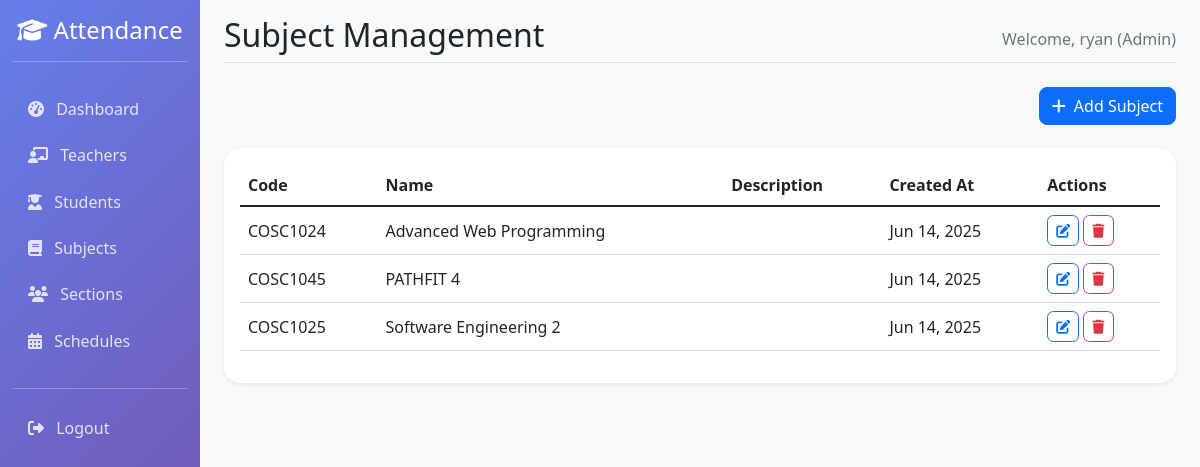
Page /admin-portal/subjects/ (signed in) on the committed database.
### webapp/models.py (models this page shows, shortened)
class CustomUser(AbstractUser):
    USER_TYPE_CHOICES = [
        ('admin', 'Admin'),
        ('teacher', 'Teacher'),
        ('student', 'Student'),
    ]
    email = models.EmailField(unique=True)
    user_type = models.CharField(max_length=10, choices=USER_TYPE_CHOICES)
    middle_name = models.CharField(max_length=150, blank=True)
    USERNAME_FIELD = 'email'
    REQUIRED_FIELDS = ['username', 'first_name', 'last_name', 'user_type']

class Subject(models.Model):
    id = models.UUIDField(primary_key=True, default=uuid.uuid4, editable=False)
    name = models.CharField(max_length=100)
    code = models.CharField(max_length=20, unique=True)
    description = models.TextField(blank=True)
    created_at = models.DateTimeField(auto_now_add=True)

### webapp/admin_views.py (the view)
# urls.py: path('subjects/', admin_views.subject_list, name='subject_list'),
@login_required
def subject_list(request):
    if request.user.user_type != 'admin':
        return redirect('login')
    subjects = Subject.objects.all().order_by('name')
    context = {
        'subjects': subjects
    }
    return render(request, 'webapp/admin/subject_list.html', context)

### webapp/templates/webapp/admin/subject_list.html (shortened to what this page needs)
{% extends 'webapp/base.html' %}
{% block page_title %}Subject Management{% endblock %}
{% block content %}
<div class="row">
    <div class="col-12 mb-4">
        <div class="d-flex justify-content-end">
            <button type="button" class="btn btn-primary" data-bs-toggle="modal" data-bs-target="#addSubjectModal">
                <i class="fas fa-plus me-2"></i>Add Subject
            </button>
        </div>
    </div>
    <div class="col-12">
        <div class="card">
            <div class="card-body">
                <div class="table-responsive">
                    <table class="table" id="subject-table">
                        <thead>
                            <tr>
                                <th>Code</th>
                                <th>Name</th>
                                <th>Description</th>
                                <th>Created At</th>
                                <th>Actions</th>
                            </tr>
                        </thead>
                        <tbody>
                            {% for subject in subjects %}
                            <tr>
                                <td>{{ subject.code }}</td>
                                <td>{{ subject.name }}</td>
                                <td>{{ subject.description|truncatechars:50 }}</td>
                                <td>{{ subject.created_at|date:"M d, Y" }}</td>
                                <td>
                                    <button type="button" class="btn btn-sm btn-outline-primary"
                                            onclick='editSubject({
                                                id: "{{ subject.id }}",
                                                code: "{{ subject.code|escapejs }}",
                                                name: "{{ subject.name|escapejs }}",
                                                description: "{{ subject.description|default:""|escapejs }}"
                                            })'>
                                        <i class="fas fa-edit"></i>
                                    </button>
                                    <a href="{% url 'subject_delete' subject.id %}"
                                       class="btn btn-sm btn-outline-danger"
                                       onclick="return confirm('Are you sure you want to delete this subject?')">
                                        <i class="fas fa-trash"></i>
                                    </a>
                                </td>
                            </tr>
                            {% endfor %}
                        </tbody>
                    </table>
                </div>
            </div>
        </div>
    </div>
</div>
{% endblock %}

### webapp/templates/webapp/base.html (shortened to what this page needs)
<!DOCTYPE html>
<html lang="en">
<head>
    <link href="https://cdn.jsdelivr.net/npm/bootstrap@5.1.3/dist/css/bootstrap.min.css" rel="stylesheet">
    <link href="https://cdnjs.cloudflare.com/ajax/libs/font-awesome/6.4.0/css/all.min.css" rel="stylesheet">
    <link rel="stylesheet" type="text/css" href="https://cdn.datatables.net/buttons/2.2.3/css/buttons.bootstrap5.min.css">
    <link rel="stylesheet" href="https://cdn.jsdelivr.net/npm/sweetalert2@11.7.3/dist/sweetalert2.min.css">
</head>
<body>
    {% if user.is_authenticated %}
    <div class="container-fluid">
        <div class="row">
            <nav class="col-md-3 col-lg-2 d-md-block sidebar collapse">
                <div class="position-sticky pt-3">
                    <div class="text-center mb-4">
                        <h4><i class="fas fa-graduation-cap"></i> Attendance</h4>
                        <hr class="text-white">
                    </div>
                    {% if user.user_type == 'admin' %}
                        <ul class="nav flex-column">
                            <li class="nav-item">
                                <a class="nav-link" href="{% url 'admin_dashboard' %}">
                                    <i class="fas fa-tachometer-alt me-2"></i> Dashboard
                                </a>
                            </li>
                            <li class="nav-item">
                                <a class="nav-link" href="{% url 'teacher_list' %}">
                                    <i class="fas fa-chalkboard-teacher me-2"></i> Teachers
                                </a>
                            </li>
                            <li class="nav-item">
                                <a class="nav-link" href="{% url 'student_list' %}">
                                    <i class="fas fa-user-graduate me-2"></i> Students
                                </a>
                            </li>
                            <li class="nav-item">
                                <a class="nav-link" href="{% url 'subject_list' %}">
                                    <i class="fas fa-book me-2"></i> Subjects
                                </a>
                            </li>
                            <li class="nav-item">
                                <a class="nav-link" href="{% url 'section_list' %}">
                                    <i class="fas fa-users me-2"></i> Sections
                                </a>
                            </li>
                            <li class="nav-item">
                                <a class="nav-link" href="{% url 'schedule_list' %}">
                                    <i class="fas fa-calendar-alt me-2"></i> Schedules
                                </a>
                            </li>
                        </ul>
                    {% endif %}
                    <hr class="text-white mt-4">
                    <ul class="nav flex-column">
                        <li class="nav-item">
                            <a class="nav-link" href="{% url 'logout' %}">
                                <i class="fas fa-sign-out-alt me-2"></i> Logout
                            </a>
                        </li>
                    </ul>
                </div>
            </nav>
            <main class="col-md-9 ms-sm-auto col-lg-10 px-md-4 main-content">
                <div class="pt-3 pb-2 mb-3">
                    <div class="d-flex justify-content-between flex-wrap flex-md-nowrap align-items-center border-bottom">
                        <h1 class="h2">{% block page_title %}Dashboard{% endblock %}</h1>
                        <div class="text-muted">
    Welcome,
    {% if user.user_type == 'teacher' %}
        {{ teacher.full_name }} (Teacher)
    {% elif user.user_type == 'student' %}
        {{ student.first_name }} {{ student.last_name }} (Student)
    {% elif user.user_type == 'admin' %}
        {{ user.username }} (Admin)
    {% else %}
        {{ user.first_name|default:user.username }}
    {% endif %}
</div>
                    </div>
                    <div class="mt-4">
                        {% block content %}
                        {% endblock %}
                    </div>
                </div>
            </main>
        </div>
    </div>
    {% endif %}
</body>
</html>

### webapp/templates/webapp/base.html (style rules this page uses)
.sidebar { min-height: 100vh; background: linear-gradient(135deg, #667eea 0%, #764ba2 100%); color: white; }
.sidebar .nav-link { color: rgba(255, 255, 255, 0.8); border-radius: 0.5rem; margin: 0.2rem 0; transition: all 0.3s ease; }
.main-content { background-color: #f8f9fa; min-height: 100vh; }
.card { border: none; border-radius: 1rem; box-shadow: 0 0.125rem 0.25rem rgba(0, 0, 0, 0.075); transition: all 0.3s ease; }
.btn { border-radius: 0.5rem; transition: all 0.3s ease; }
.table td { vertical-align: middle; }
.btn-sm { padding: 0.25rem 0.5rem; font-size: 0.875rem; border-radius: 0.4rem; }

### rows in the picture
CustomUser: username "ryan"
Subject: code "COSC1024", name "Advanced Web Programming", created_at "Jun 14, 2025"
Subject: code "COSC1045", name "PATHFIT 4", created_at "Jun 14, 2025"
Subject: code "COSC1025", name "Software Engineering 2", created_at "Jun 14, 2025"
